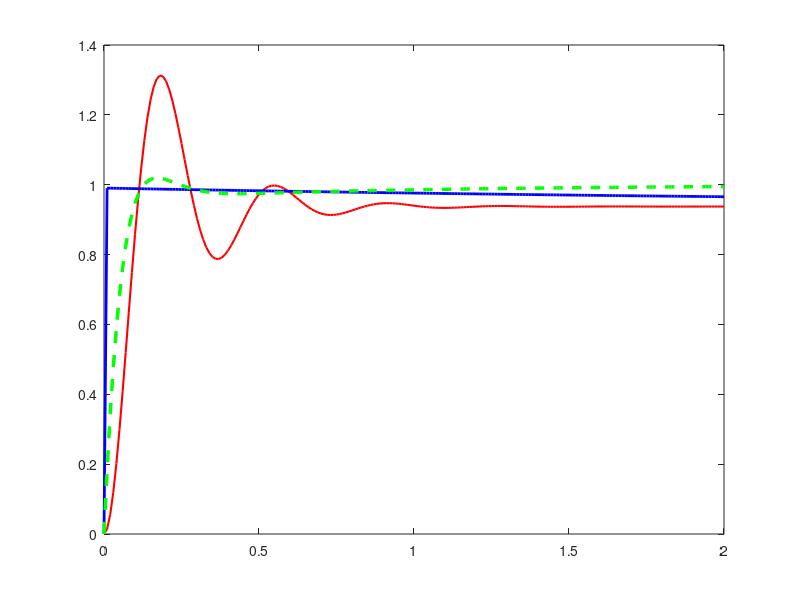

Write the MATLAB code that produced this figure. (Note: this script raises an error after producing the figure.)
% =========================================================================
%                SIMULADOR: MASA - RESORTE - AMORTIGUADOR
% =========================================================================
clc; clear; close all;

% DEFINIMOS LA PLANTA FISICA
m = 1;  % Masa (Kg)
b = 10; % Amortiguamiento natural (Ns/m)
k = 20; % Resorte natural (N/m)
s = tf('s');
planta = 1/(m*s^2 + b*s +k);

% ESCENARIO P
Kp1 = 300;
C_P = pid(Kp1, 0, 0);
Sis_P = feedback(C_P * planta, 1);

% ESCENARIO PD
Kp2 = 300;
Kd2 = 1000;
C_PD = pid(Kp2, 0, Kd2);
Sis_PD = feedback(C_PD * planta, 1);

% ESCENARIO PID
Kp3 = 300;
Kd3 = 20;
Ki3 = 300;
C_PID = pid(Kp3, Ki3, Kd3);
Sis_PID = feedback(C_PID * planta, 1);

% GRAFICAMOS LA COMPETENCIA
figure('Name', 'Intuición PID', 'Position', [100,100,1000,600]);

% RESPUESTA DEL ESCALON (Queremos que la masa llegue a la posición 1)
t= 0:0.01:2; % 2 secounds simulation
[y_P, t] = step(Sis_P, t);
[y_PD, t] = step(Sis_PD, t);
[y_PID, t] = step(Sis_PID, t);

plot(t, y_P, 'r', 'LineWidth', 1.5); hold on;
plot(t, y_PD, 'b', 'LineWidth', 2);
plot(t, y_PID, 'g--', 'LineWidth', 2.5);
yline(1, 'k--', 'Setpoint', 'LineWidth', 1.5);

grid on;
title('Respuesta del Sistema: P vs PD vs PID');
xlabel('Tiempo (segundos)');
ylabel('Posición');
legend('Solo P (Rebota)', 'P + D (Estabilizado)', 'P + I + D (Perfecto)');
